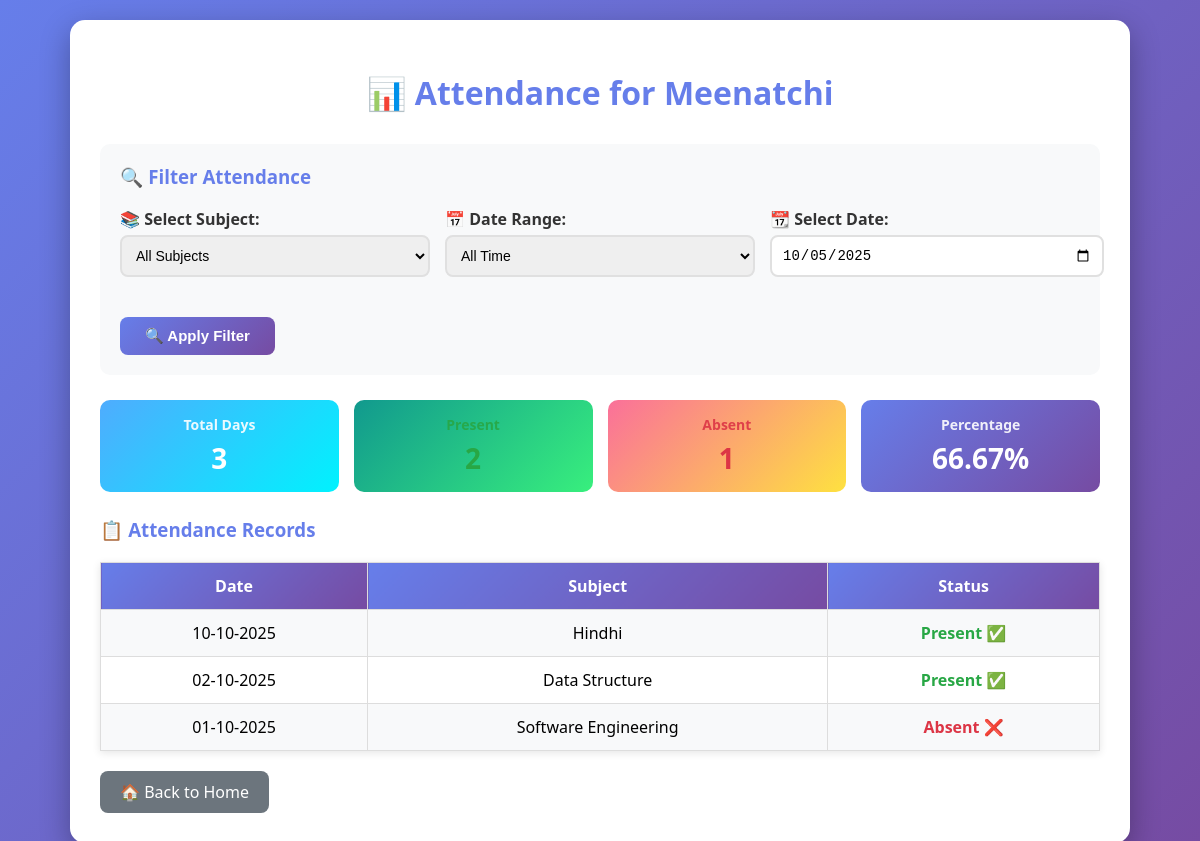
/student/Meenatchi (signed in), run on the app's committed database.
### attendance_project/attendance_app.py (models this page shows)
class Student(db.Model):
    id = db.Column(db.Integer, primary_key=True)
    name = db.Column(db.String(100), unique=True, nullable=False)

class AttendanceRecord(db.Model):
    id = db.Column(db.Integer, primary_key=True)
    student_id = db.Column(db.Integer, db.ForeignKey('student.id'), nullable=False)
    date = db.Column(db.String(20), nullable=False)
    course = db.Column(db.String(100), nullable=False)
    status = db.Column(db.String(1), nullable=False)  # 'P' or 'A'
    info = db.Column(db.String(100), nullable=True)
    student = db.relationship('Student', backref=db.backref('attendance_records', lazy=True))

### attendance_project/attendance_app.py (the view, shortened to what this page needs)
@app.route("/student/<name>")
@login_required
def student_detail(name):
    if session.get('role') == 'Student':
        allowed_student_name = session.get('student_name')
        if not allowed_student_name or name != allowed_student_name:
            flash('You can only view your own attendance records.', 'error')
            return redirect(url_for('front'))
    student = Student.query.filter_by(name=name).first()
    if not student:
        return f"Student {name} not found", 404
    selected_course = request.args.get('course', 'all')
    date_range = request.args.get('range', 'all')
    selected_date = request.args.get('date')
    query = AttendanceRecord.query.filter_by(student_id=student.id)
    if selected_course != 'all':
        query = query.filter_by(course=selected_course)
    records = query.all()
    records_list = [(r.date, r.status, r.course) for r in records]
    records_list.sort(reverse=True)
    total_days = len(records_list)
    present_count = sum(1 for _, s, _ in records_list if s == "P")
    absent_count = sum(1 for _, s, _ in records_list if s == "A")
    percentage = round((present_count / total_days) * 100, 2) if total_days > 0 else 0
    return render_template("student_detail.html",
                           name=name,
                           records=records_list,
                           total_days=total_days,
                           present_count=present_count,
                           absent_count=absent_count,
                           percentage=percentage,
                           courses=courses,
                           selected_course=selected_course,
                           date_range=date_range,
                           selected_date=selected_date or datetime.now().strftime("%Y-%m-%d"))

### attendance_project/attendance_app.py (called while the page is built)
def login_required(f):
    @wraps(f)
    def decorated_function(*args, **kwargs):
        if not session.get('user'):
            flash('Please log in to access this page.', 'error')
            return redirect(url_for('login'))
        return f(*args, **kwargs)
    return decorated_function

### attendance_project/templates/student_detail.html (shortened to what this page needs)
<!DOCTYPE html>
<html>
<head>
</head>
<body>
    <div class="container">
        <h1>📊 Attendance for {{ name }}</h1>
        <div class="filter-section">
            <h3 style="margin-top: 0; color: #667eea;">🔍 Filter Attendance</h3>
            <form method="GET" action="{{ url_for('student_detail', name=name) }}">
                <div class="filter-row">
                    <div class="filter-group">
                        <label for="course">📚 Select Subject:</label>
                        <select name="course" id="course">
                            <option value="all" {% if selected_course == 'all' %}selected{% endif %}>All Subjects</option>
                        </select>
                    </div>
                    <div class="filter-group">
                        <label for="range">📅 Date Range:</label>
                        <select name="range" id="range">
                            <option value="all" {% if date_range == 'all' %}selected{% endif %}>All Time</option>
                        </select>
                    </div>
                    <div class="filter-group">
                        <label for="date">📆 Select Date:</label>
                        <input type="date" name="date" id="date" value="{{ selected_date }}">
                    </div>
                </div>
                <button type="submit" class="btn-filter">🔍 Apply Filter</button>
            </form>
        </div>
        <div class="stats-container">
            <div class="stat-box total">
                <h3>Total Days</h3>
                <p>{{ total_days }}</p>
            </div>
            <div class="stat-box present">
                <h3>Present</h3>
                <p>{{ present_count }}</p>
            </div>
            <div class="stat-box absent">
                <h3>Absent</h3>
                <p>{{ absent_count }}</p>
            </div>
            <div class="stat-box percentage">
                <h3>Percentage</h3>
                <p>{{ percentage }}%</p>
            </div>
        </div>
        <h3 style="color: #667eea;">📋 Attendance Records</h3>
        {% if records %}
        <table>
            <tr>
                <th>Date</th>
                <th>Subject</th>
                <th>Status</th>
            </tr>
            {% for date, status, course in records %}
            <tr>
                <td>{{ date }}</td>
                <td>{{ course }}</td>
                <td>
                    {% if status == "P" %}
                        <span class="present">Present ✅</span>
                    {% elif status == "A" %}
                        <span class="absent">Absent ❌</span>
                    {% else %}
                        {{ status }}
                    {% endif %}
                </td>
            </tr>
            {% endfor %}
        </table>
        {% else %}
        <div class="no-records">
            <p>📭 No attendance records found for the selected filters.</p>
        </div>
        {% endif %}
        <a href="{{ url_for('front') }}" class="back-link">🏠 Back to Home</a>
    </div>
</body>
</html>

### attendance_project/templates/student_detail.html (style rules this page uses)
body { font-family: 'Segoe UI', Tahoma, Geneva, Verdana, sans-serif; margin: 0; padding: 20px; background: linear-gradient(135deg, #667eea 0%, #764ba2 100%); min-height: 100vh; }
.container { max-width: 1000px; margin: 0 auto; background: white; padding: 30px; border-radius: 15px; box-shadow: 0 10px 30px rgba(0,0,0,0.3); }
h1 { color: #667eea; text-align: center; margin-bottom: 30px; }
.filter-section { background: #f8f9fa; padding: 20px; border-radius: 10px; margin-bottom: 25px; }
.filter-row { display: flex; gap: 15px; flex-wrap: wrap; align-items: center; margin-bottom: 15px; }
.filter-group { flex: 1; min-width: 200px; }
label { display: block; font-weight: 600; margin-bottom: 5px; color: #333; }
select, input[type="date"] { width: 100%; padding: 10px; border: 2px solid #e0e0e0; border-radius: 8px; font-size: 14px; transition: border-color 0.3s; }
.btn-filter { padding: 10px 25px; background: linear-gradient(135deg, #667eea 0%, #764ba2 100%); color: white; border: none; border-radius: 8px; cursor: pointer; font-size: 15px; font-weight: 600; margin-top: 25px; transition: transform 0.2s; }
.stats-container { display: flex; gap: 15px; margin-bottom: 25px; flex-wrap: wrap; }
.stat-box { flex: 1; min-width: 150px; padding: 15px; border-radius: 10px; text-align: center; color: white; }
.stat-box.total { background: linear-gradient(135deg, #4facfe 0%, #00f2fe 100%); }
.stat-box.present { background: linear-gradient(135deg, #11998e 0%, #38ef7d 100%); }
.stat-box.absent { background: linear-gradient(135deg, #fa709a 0%, #fee140 100%); }
.stat-box.percentage { background: linear-gradient(135deg, #667eea 0%, #764ba2 100%); }
.stat-box h3 { margin: 0 0 5px 0; font-size: 14px; opacity: 0.9; }
.stat-box p { margin: 0; font-size: 28px; font-weight: bold; }
table { border-collapse: collapse; width: 100%; margin-top: 20px; box-shadow: 0 2px 8px rgba(0,0,0,0.1); }
th, td { border: 1px solid #ddd; padding: 12px; text-align: center; }
th { background: linear-gradient(135deg, #667eea 0%, #764ba2 100%); color: white; font-weight: 600; }
tr:nth-child(even) { background: #f8f9fa; }
.present { color: #28a745; font-weight: bold; }
.absent { color: #dc3545; font-weight: bold; }
.back-link { display: inline-block; margin-top: 20px; padding: 10px 20px; background: #6c757d; color: white; text-decoration: none; border-radius: 8px; transition: background 0.3s; }

### data on the page
Student: name "Meenatchi"
AttendanceRecord: date "10-10-2025", course "Hindhi", shows "Present ✅"
AttendanceRecord: date "02-10-2025", course "Data Structure", shows "Present ✅"
AttendanceRecord: date "01-10-2025", course "Software Engineering", shows "Absent ❌"

### other printed values
{{ total_days }} "3"
{{ present_count }} "2"
{{ absent_count }} "1"
{{ percentage }} "66.67"
